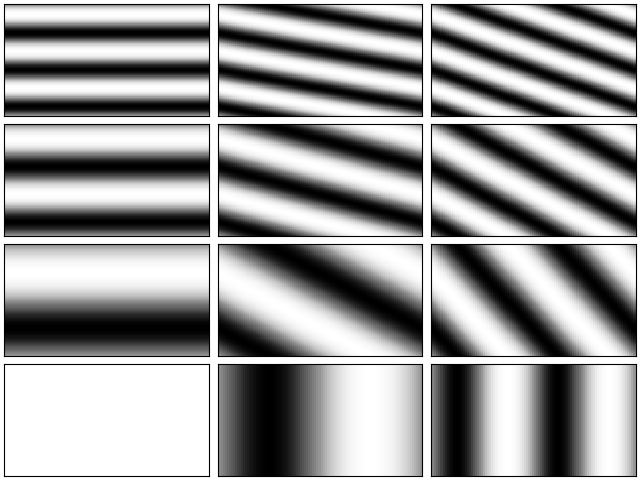

Generate this figure with Python:
#!/usr/bin/python3

import numpy as np
import matplotlib.pyplot as plt

Nx = 3
Ny = 4

x,y = np.meshgrid(np.linspace(0,1,101),np.linspace(0,1,101))


fig,ax = plt.subplots(Ny, Nx,
        sharex=True, sharey=True,
        layout='compressed')

for yi in range(Ny):
    for xi in range(Nx):
        ax[Ny-yi-1,xi].pcolor(np.sin(2*np.pi*(xi*x + yi*y)),cmap='Greys')
        ax[Ny-yi-1,xi].set_xticks([])
        ax[Ny-yi-1,xi].set_yticks([])

fig.savefig('waves.png')
